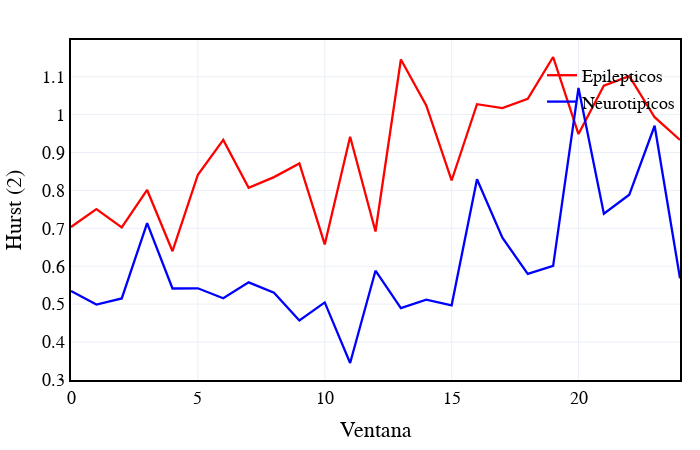

Notebook code cell kept with this figure:
### Code cell
import plotly.graph_objects as go
import numpy as np

fig = go.Figure()
ploteoC = []
ploteoS = []
canal = 8




for i in range(len(HvC)):
    ploteoC.append(HvC[i][canal])
    ploteoS.append(Hv[i][canal])
    
fig.add_trace(go.Scatter(x= np.arange(len(ploteoC)),y= ploteoC, mode='lines',name='Epilepticos',line_color='red',line_width=2.3))
fig.add_trace(go.Scatter(x= np.arange(len(ploteoS)),y= ploteoS, mode='lines',name='Neurotipicos',line_color='blue',line_width=2.3))

estetica(fig, h=450,w=700,x_name= 'Ventana',y_name='Hurst (2)')
fig.show()

### Figure 1 — Plotly figure (JSON) as saved in the notebook; plotly's stock layout.template omitted (floating-point values rounded to 4 significant figures)
{"data": [{"line": {"color": "red", "width": 2.3}, "mode": "lines", "name": "Epilepticos", "type": "scatter", "x": [0, 1, 2, 3, 4, 5, 6, 7, 8, 9, 10, 11, 12, 13, 14, 15, 16, 17, 18, 19, 20, 21, 22, 23, 24], "y": [0.7034, 0.7507, 0.7022, 0.8012, 0.6395, 0.8412, 0.9332, 0.8067, 0.835, 0.8709, 0.6573, 0.9414, 0.6916, 1.145, 1.024, 0.8261, 1.027, 1.017, 1.041, 1.152, 0.9486, 1.077, 1.101, 0.9929, 0.9331]}, {"line": {"color": "blue", "width": 2.3}, "mode": "lines", "name": "Neurotipicos", "type": "scatter", "x": [0, 1, 2, 3, 4, 5, 6, 7, 8, 9, 10, 11, 12, 13, 14, 15, 16, 17, 18, 19, 20, 21, 22, 23, 24], "y": [0.5345, 0.4986, 0.5148, 0.7138, 0.5412, 0.5418, 0.5155, 0.5574, 0.5303, 0.4568, 0.5044, 0.3447, 0.5881, 0.4893, 0.5119, 0.497, 0.8296, 0.6753, 0.5799, 0.6007, 1.07, 0.7384, 0.7884, 0.9705, 0.5682]}], "layout": {"autosize": false, "font": {"color": "Black", "family": "Arial", "size": 18}, "height": 450, "legend": {"bgcolor": "rgba(255,255,255,0)", "font": {"size": 18}, "orientation": "v", "x": 1, "xanchor": "right", "y": 0.95, "yanchor": "top"}, "margin": {"b": 20, "l": 20, "r": 20, "t": 40}, "plot_bgcolor": "white", "title": {"font": {"size": 20}, "text": ""}, "width": 700, "xaxis": {"linecolor": "black", "linewidth": 2, "mirror": true, "showgrid": true, "showline": true, "title": {"text": "Ventana"}}, "yaxis": {"linecolor": "black", "linewidth": 2, "mirror": true, "showgrid": true, "showline": true, "title": {"text": "Hurst (2)"}}}}
